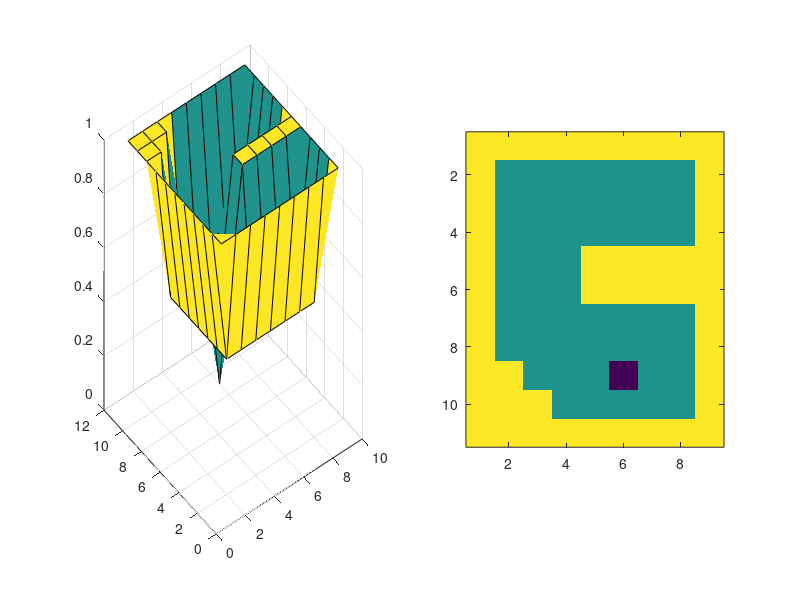
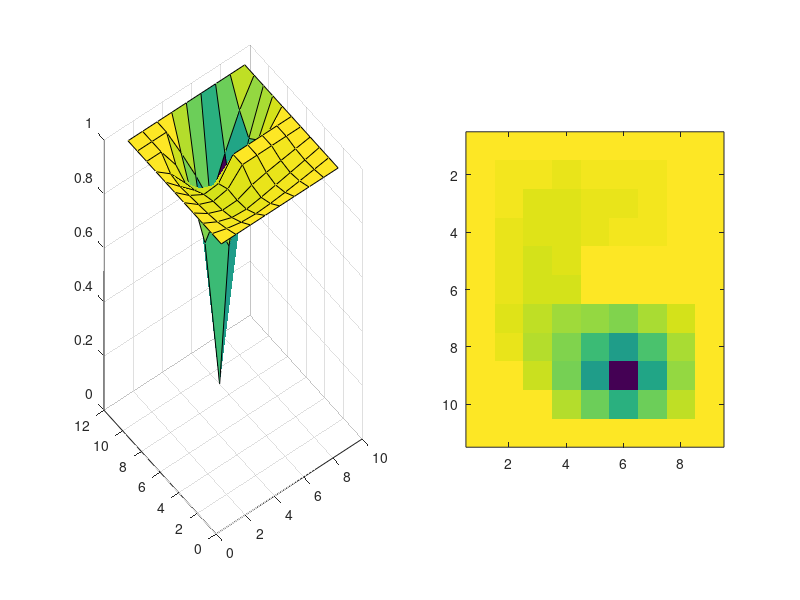

MATLAB code to generate these figures, in order:
% parameter
tol      =  0.01;
maxIter  = 50;

% initialize map
Map = zeros(11,9);
Map(1,:) = -1; Map(11,:) = -1; Map(:,1) = -1; Map(:,9)     = -1;
Map(9,2) = -1; Map(10,2) = -1; Map(10,3)= -1; Map(5:6,5:8) = -1;

% initialize search start and goal locations
SearchStart = [3,7];
SearchGoal  = [9,6];

% initialize iterative search
SearchSolution = zeros(size(Map));
SearchSolution(Map==-1)=1;   %set obstacle cells to "1"
SearchSolution(Map==0) =0.5; %set free cells to "0.5" % obstacle: high potential
SearchSolution(SearchGoal(1),SearchGoal(2)) = 0; % goal: low potential

% visualize the solution
figure(1) %before Harmonic Potential Fields
subplot(1,2,1)
surf(SearchSolution)
% hold on

subplot(1,2,2)
imagesc(SearchSolution)
set(gca, 'dataAspectRatio', [1 1 1])

% iteratively solve the discrete Laplace Equation with Dirichlet boundary conditions

iter = 0;
old_solution = inf(size(Map));


% check for two conditions
% 1. loop until iter is equal to maxIter
% 2. continue until largest update becomes smaller than tol
while iter < maxIter && max(abs(old_solution(:) - SearchSolution(:))) > tol

    % update iterate
    iter = iter + 1;
    
    old_solution = SearchSolution;
    
    
    for x = 1:size(SearchSolution, 1)
        for y = 1:size(SearchSolution,2)
            
            % don't update obstacles or goals
%             if old_solution(x,y) == 1 || old_solution(x,y) == 0
%                 SearchSolution(x,y) = old_solution(x,y);
%                 continue;
%             end

            if and(old_solution(x,y) ~= 0, old_solution(x,y)~=1)
            
                % update rest of the grid map
                U_q = 1/4 *(old_solution(x-1,y) + old_solution(x+1, y)...
                     + old_solution(x, y-1) + old_solution(x, y+1));

                SearchSolution(x,y) = U_q;
            end
            
        end
    end
    
end


% visualize the solution
figure(2) %after Harmonic Potential Fields
subplot(1,2,1)
surf(SearchSolution)
% hold on

subplot(1,2,2)
imagesc(SearchSolution)
set(gca, 'dataAspectRatio', [1 1 1])

























